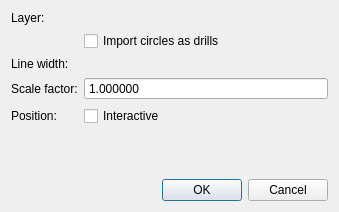
<?xml version="1.0" encoding="UTF-8"?>
<ui version="4.0">
 <class>librepcb::DxfImportDialog</class>
 <widget class="QDialog" name="librepcb::DxfImportDialog">
  <property name="geometry">
   <rect>
    <x>0</x>
    <y>0</y>
    <width>339</width>
    <height>212</height>
   </rect>
  </property>
  <property name="windowTitle">
   <string>DXF Import</string>
  </property>
  <layout class="QVBoxLayout" name="verticalLayout">
   <item>
    <layout class="QFormLayout" name="formLayout">
     <item row="0" column="0">
      <widget class="QLabel" name="label">
       <property name="text">
        <string>Layer:</string>
       </property>
      </widget>
     </item>
     <item row="0" column="1">
      <widget class="librepcb::GraphicsLayerComboBox" name="cbxLayer" native="true">
       <property name="toolTip">
        <string>The layer to set on the imported objects.</string>
       </property>
      </widget>
     </item>
     <item row="1" column="1">
      <widget class="QCheckBox" name="cbxCirclesAsDrills">
       <property name="toolTip">
        <string>If checked, circles will be imported as drills.
If unchecked (the default), circles will be imported as polygons.</string>
       </property>
       <property name="text">
        <string>Import circles as drills</string>
       </property>
      </widget>
     </item>
     <item row="2" column="0">
      <widget class="QLabel" name="label_2">
       <property name="text">
        <string>Line width:</string>
       </property>
      </widget>
     </item>
     <item row="2" column="1">
      <widget class="librepcb::UnsignedLengthEdit" name="edtLineWidth" native="true">
       <property name="toolTip">
        <string>The line width to set on the imported objects.</string>
       </property>
      </widget>
     </item>
     <item row="3" column="0">
      <widget class="QLabel" name="label_4">
       <property name="text">
        <string>Scale factor:</string>
       </property>
      </widget>
     </item>
     <item row="4" column="0">
      <widget class="QLabel" name="label_3">
       <property name="text">
        <string>Position:</string>
       </property>
      </widget>
     </item>
     <item row="4" column="1">
      <widget class="QCheckBox" name="cbxInteractivePlacement">
       <property name="toolTip">
        <string>If checked (the default), you can interactively place the imported objects by cursor.
If unchecked, you need to specify exact coordinates where the point (0,0) of the DXF will be located.</string>
       </property>
       <property name="text">
        <string>Interactive</string>
       </property>
      </widget>
     </item>
     <item row="5" column="1">
      <layout class="QHBoxLayout" name="horizontalLayout_2">
       <item>
        <widget class="librepcb::LengthEdit" name="edtPosX" native="true">
         <property name="toolTip">
          <string>X-coordinate.</string>
         </property>
        </widget>
       </item>
       <item>
        <widget class="librepcb::LengthEdit" name="edtPosY" native="true">
         <property name="toolTip">
          <string>Y-coordinate.</string>
         </property>
        </widget>
       </item>
      </layout>
     </item>
     <item row="3" column="1">
      <widget class="librepcb::DoubleSpinBox" name="spbxScaleFactor">
       <property name="toolTip">
        <string>Additional scale factor, in case the DXF is not scaled properly.
Note: If you have issues with scaling, make sure to configure the measuring unit of the DXF in your MCAD.</string>
       </property>
       <property name="buttonSymbols">
        <enum>QAbstractSpinBox::NoButtons</enum>
       </property>
       <property name="decimals">
        <number>6</number>
       </property>
       <property name="maximum">
        <double>10000.000000000000000</double>
       </property>
       <property name="value">
        <double>1.000000000000000</double>
       </property>
      </widget>
     </item>
    </layout>
   </item>
   <item>
    <spacer name="verticalSpacer">
     <property name="orientation">
      <enum>Qt::Vertical</enum>
     </property>
     <property name="sizeHint" stdset="0">
      <size>
       <width>20</width>
       <height>40</height>
      </size>
     </property>
    </spacer>
   </item>
   <item>
    <widget class="QDialogButtonBox" name="buttonBox">
     <property name="orientation">
      <enum>Qt::Horizontal</enum>
     </property>
     <property name="standardButtons">
      <set>QDialogButtonBox::Cancel|QDialogButtonBox::Ok</set>
     </property>
    </widget>
   </item>
  </layout>
 </widget>
 <customwidgets>
  <customwidget>
   <class>librepcb::LengthEdit</class>
   <extends>QWidget</extends>
   <header location="global">librepcb/common/widgets/lengthedit.h</header>
   <container>1</container>
  </customwidget>
  <customwidget>
   <class>librepcb::UnsignedLengthEdit</class>
   <extends>QWidget</extends>
   <header location="global">librepcb/common/widgets/unsignedlengthedit.h</header>
   <container>1</container>
  </customwidget>
  <customwidget>
   <class>librepcb::GraphicsLayerComboBox</class>
   <extends>QWidget</extends>
   <header location="global">librepcb/common/widgets/graphicslayercombobox.h</header>
   <container>1</container>
  </customwidget>
  <customwidget>
   <class>librepcb::DoubleSpinBox</class>
   <extends>QDoubleSpinBox</extends>
   <header location="global">librepcb/common/widgets/doublespinbox.h</header>
  </customwidget>
 </customwidgets>
 <tabstops>
  <tabstop>cbxLayer</tabstop>
  <tabstop>cbxCirclesAsDrills</tabstop>
  <tabstop>spbxScaleFactor</tabstop>
  <tabstop>edtLineWidth</tabstop>
  <tabstop>spbxScaleFactor</tabstop>
  <tabstop>cbxInteractivePlacement</tabstop>
  <tabstop>edtPosX</tabstop>
  <tabstop>edtPosY</tabstop>
  <tabstop>buttonBox</tabstop>
 </tabstops>
 <resources/>
 <connections>
  <connection>
   <sender>buttonBox</sender>
   <signal>accepted()</signal>
   <receiver>librepcb::DxfImportDialog</receiver>
   <slot>accept()</slot>
   <hints>
    <hint type="sourcelabel">
     <x>248</x>
     <y>254</y>
    </hint>
    <hint type="destinationlabel">
     <x>157</x>
     <y>274</y>
    </hint>
   </hints>
  </connection>
  <connection>
   <sender>buttonBox</sender>
   <signal>rejected()</signal>
   <receiver>librepcb::DxfImportDialog</receiver>
   <slot>reject()</slot>
   <hints>
    <hint type="sourcelabel">
     <x>316</x>
     <y>260</y>
    </hint>
    <hint type="destinationlabel">
     <x>286</x>
     <y>274</y>
    </hint>
   </hints>
  </connection>
 </connections>
</ui>
